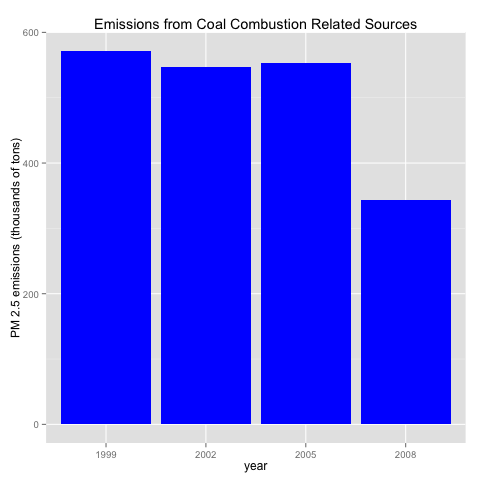

This figure's R source:
# plot4.R PM-2.5 Emissions from Coal Combustion Sources



readPM25 <- function (filename)
  {
  # read pm25 data
  readRDS (filename)
  }



aggregateAnnually <- function (nei, scc)
  {
  # determine the coal source codes
  # select that data
  # aggregate by year
  # scale 1000s of tons
  coal <- grepl("Fuel Comb.*Coal", scc$EI.Sector)
  srcs <- scc [coal,]
  nei  <- nei [(nei$SCC %in% srcs$SCC), ]
  annual <- aggregate (Emissions ~ year, data = nei, FUN=sum)  
  annual$Emissions <- annual$Emissions / 1000.0
  annual
  }

plotView <- function (annual)
  {
  library (ggplot2)
  png (filename = "plot4.png",
       width = 480, height = 480, 
       units = "px", pointsize = 12,
       bg = "white",  res = NA) 

  print (
        ggplot (annual, 
                aes(x=factor(year), y=Emissions)) +
                geom_bar(stat="identity", fill='blue') +
                xlab ("year") +
                ylab ("PM 2.5 emissions (thousands of tons)") +
                ggtitle ("Emissions from Coal Combustion Related Sources") 
        )
   
  dev.off ()
  }

main <- function ()
  {
  nei <- readPM25 ('pm25.rds')
  scc <- readPM25 ('scc.rds')
  plotView (aggregateAnnually (nei, scc))
  }

main ()
